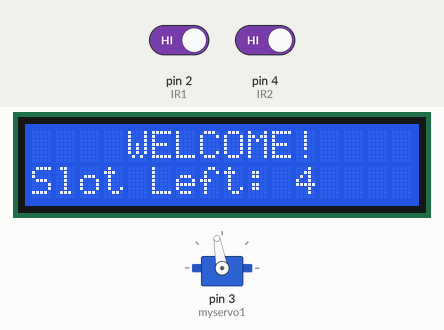
Recording of a sketch running on a simulated Arduino Uno, built with avr-gcc and run on an emulated ATmega328P. Shown: 16×2 character LCD, servo. The test bench sets the inputs (shaded band); at power-on: pin 2 (IR1) HIGH, pin 4 (IR2) HIGH.

Above: at 3.2 s.
3.3 s: pin 2 (IR1) driven LOW
At 3.7 s:
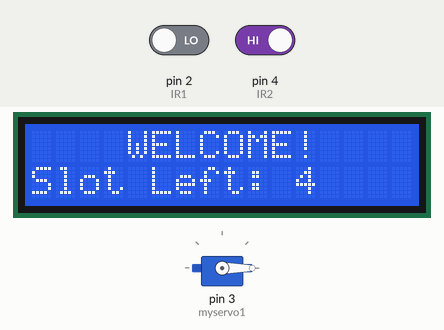
6.3 s: pin 2 (IR1) driven HIGH
At 7.0 s:
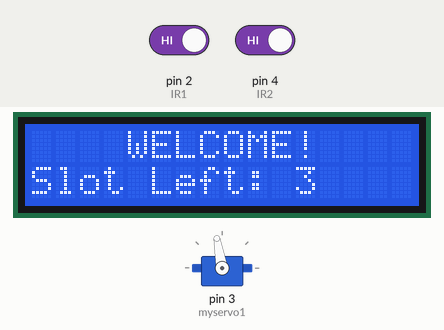
7.8 s: pin 4 (IR2) driven LOW
At 9.6 s:
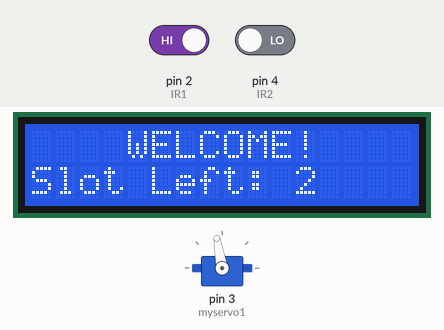
10.8 s: pin 4 (IR2) driven HIGH
At 11.2 s:
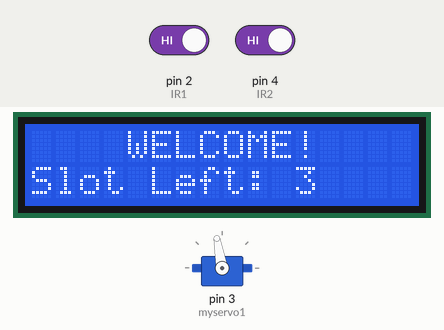
12.3 s: pin 4 (IR2) driven LOW
At 14.1 s:
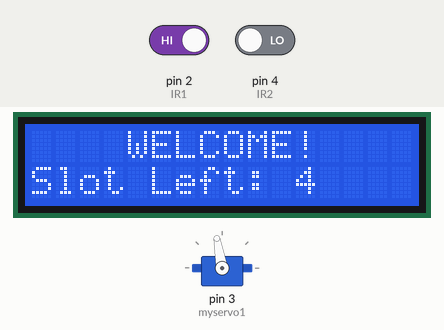
Timing chart, 0 to 16.3 s (numbered marks = the images above; inputs shaded):
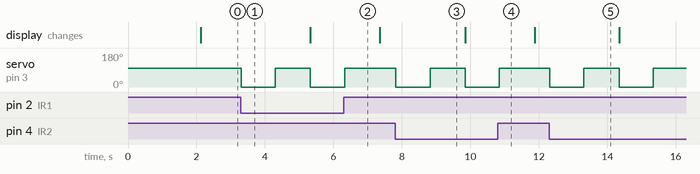

Measured:
- after the input at 3.3 s, servo on pin 3 (myservo1): 100° → 0° at once, → 100° 1.0 s later, → 0° 1.0 s later
- after the input at 6.3 s, servo on pin 3 (myservo1): goes on until 6.3 s, then stays 100°
- after the input at 7.8 s, servo on pin 3 (myservo1): 100° → 0° at once, → 100° 1.0 s later, → 0° 1.0 s later
- after the input at 10.8 s, servo on pin 3 (myservo1): goes on until 10.9 s, then stays 100°
- after the input at 12.3 s, servo on pin 3 (myservo1): alternates 100° for 1.0 s and 0° for 1.0 s, starting at once

The sketch:

Latihan-Parkir-IR-Sensor-2.ino
```cpp
#include <Wire.h>
#include <LiquidCrystal_I2C.h>
#include <Servo.h>

LiquidCrystal_I2C lcd(0x3F, 16, 2);  // Ganti alamat HEX jika perlu
Servo myservo1;

int IR1 = 2;           // Sensor inframerah 1 (Masuk)
int IR2 = 4;           // Sensor inframerah 2 (Keluar)
int Slot = 4;          // Jumlah slot parkir yang tersedia

void setup() {
  lcd.begin();
  lcd.backlight();

  pinMode(IR1, INPUT);
  pinMode(IR2, INPUT);

  myservo1.attach(3);
  myservo1.write(100);  // Pintu tertutup (posisi servo pada 100)

  lcd.setCursor(0, 0);
  lcd.print("     ARDUINO    ");
  lcd.setCursor(0, 1);
  lcd.print(" PARKING SYSTEM ");
  delay(2000);
  lcd.clear();
}

void loop() {
  int sensorMasuk = digitalRead(IR1);   // Membaca sensor IR1
  int sensorKeluar = digitalRead(IR2);  // Membaca sensor IR2

  // Jika kendaraan terdeteksi masuk dan ada slot tersedia
  if (sensorMasuk == LOW) {
    if (Slot > 0) {
      myservo1.write(0);  // Buka pintu
      delay(1000);        // Tunggu 1 detik untuk kendaraan lewat
      Slot--;             // Kurangi slot yang tersedia
      myservo1.write(100); // Tutup pintu
      delay(1000);        // Delay agar pintu tertutup dengan benar
    } else {
      lcd.setCursor(0, 0);
      lcd.print("    SORRY :(    ");
      lcd.setCursor(0, 1);
      lcd.print("  Parking Full  ");
      delay(3000);
      lcd.clear();
    }
  }

  // Jika kendaraan terdeteksi keluar
  if (sensorKeluar == LOW) {
    myservo1.write(0);  // Buka pintu
    delay(1000);        // Tunggu 1 detik untuk kendaraan lewat
    Slot++;             // Tambah slot yang tersedia
    myservo1.write(100); // Tutup pintu
    delay(1000);        // Delay agar pintu tertutup dengan benar
  }

  // Update tampilan LCD dengan slot yang tersedia
  lcd.setCursor(0, 0);
  lcd.print("    WELCOME!    ");
  lcd.setCursor(0, 1);
  lcd.print("Slot Left: ");
  lcd.print(Slot);
}
```
